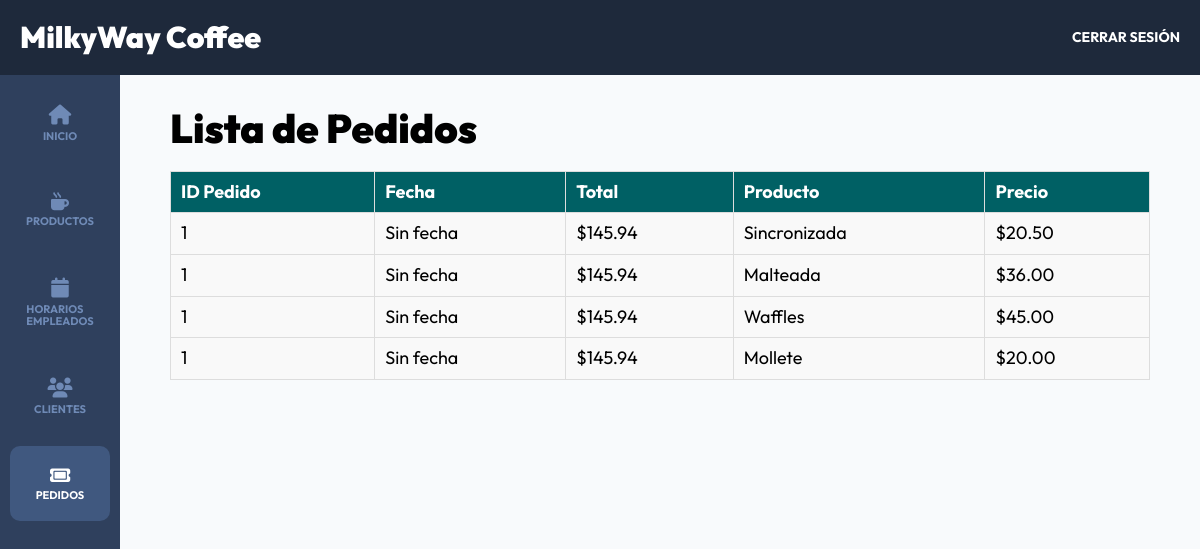
Page /admin/pedidos (signed in) on the committed database.
### tables this page shows
CREATE TABLE `ticket_productos` (
  `id` int(11) NOT NULL AUTO_INCREMENT,
  `id_ticket` int(11) DEFAULT NULL,
  `id_productos` int(11) DEFAULT NULL,
  PRIMARY KEY (`id`)
);

CREATE TABLE `tickets` (
  `id` int(11) NOT NULL AUTO_INCREMENT,
  `idcliente` int(11) NOT NULL,
  `total` decimal(10,2) NOT NULL,
  `fecha` datetime DEFAULT current_timestamp(),
  `status` varchar(20) DEFAULT 'completado',
  `order_id` varchar(45) NOT NULL,
  PRIMARY KEY (`id`)
);

CREATE TABLE `productos` (
  `id` int(11) NOT NULL AUTO_INCREMENT,
  `nombre` varchar(40) DEFAULT NULL,
  `descripcion` text DEFAULT NULL,
  `precio` decimal(10,2) DEFAULT NULL,
  `imagen` varchar(200) DEFAULT NULL,
  `stock` int(11) DEFAULT NULL,
  `categoria_id` int(11) NOT NULL,
  PRIMARY KEY (`id`)
);

### controllers/AdminPedidosController.php (called while the page is built, shortened)
<?php
class AdminPedidosController {
    public static function index(Router $router) {
        $pedidos = TicketProductos::all();
        $ticketClass = [];
        $isOdd = true;
        foreach ($pedidos as $pedido) {
            $pedido->ticket = Tickets::find($pedido->id_ticket);
            $pedido->producto = Producto::find($pedido->id_productos);
            if (!isset($ticketClass[$pedido->id_ticket])) {
                $ticketClass[$pedido->id_ticket] = $isOdd ? "odd" : "even";
                $isOdd = !$isOdd;
            }
            $pedido->rowClass = $ticketClass[$pedido->id_ticket];
        }
        $router->render('admin/pedidos/index', [
            'titulo' => 'Lista de Pedidos',
            'pedidos' => $pedidos
        ]);
    }
}

### public/index.php (called while the page is built, shortened)
<?php
$router = new Router();
$router->get('/', [PaginasController::class, 'index']);
$router->get('/login', [AuthController::class, 'login']);
$router->post('/login', [AuthController::class, 'login']);
$router->post('/logout', [AuthController::class, 'logout']);
$router->get('/registro', [AuthController::class, 'registro']);
$router->post('/registro', [AuthController::class, 'registro']);
$router->get('/olvide', [AuthController::class, 'olvide']);
$router->post('/olvide', [AuthController::class, 'olvide']);
$router->get('/recuperar', [AuthController::class, 'reestablecer']);
$router->post('/recuperar', [AuthController::class, 'reestablecer']);
$router->get('/productos', [PaginasController::class, 'productos']);
$router->post('/productos/agregar-carrito', [PaginasController::class, 'agregarCarrito']);
$router->get('/pedidos', [PaginasController::class, 'carrito']);
$router->post('/pedidos/eliminar', [PaginasController::class, 'eliminar_carrito']);
$router->post('/pedidos/agregar-orden', [PaginasController::class, 'agregarOrden']);
$router->get('/pedidos/capture-order', [PaginasController::class, 'capturarOrden']);
$router->get('/pedidos/pagar', [PaginasController::class, 'pagar']);
$router->post('/pedidos/pagar', [PaginasController::class, 'pagar']);
$router->get('/pedidos/completado', [PaginasController::class, 'completado']);
$router->get('/mensaje', [AuthController::class, 'mensaje']);
$router->get('/confirmar-cuenta', [AuthController::class, 'confirmar']);
$router->get('/admin/dashboard', [DashboardController::class, 'index']);
$router->get('/admin/productos', [ProductosController::class, 'index']);
$router->get('/admin/productos/crear', [ProductosController::class, 'crear']);
$router->post('/admin/productos/crear', [ProductosController::class, 'crear']);
$router->get('/admin/productos/editar', [ProductosController::class, 'editar']);
$router->post('/admin/productos/editar', [ProductosController::class, 'editar']);
$router->post('/admin/productos/eliminar', [ProductosController::class, 'eliminar']);
$router->get('/admin/pedidos', [AdminPedidosController::class, 'index']);
$router->get('/admin/clientes', [CLientesController::class, 'index']);
$router->get('/admin/horarios', [ProductosController::class, 'index']);
$router->get('/finalizar-registro', [RegistroController::class, 'crear']);
$router->get('/api/productos',[APIController::class,'index']);
$router->post('/api/citas',[APIController::class,'guardar']);
$router->post('/api/eliminar',[APIController::class,'eliminar']);
$router->get('/nosotros', [PaginasController::class, 'nosotros']);
$router->get('/direccion', [PaginasController::class, 'direccion']);
$router->get('/404', [PaginasController::class, 'error']);
$router->comprobarRutas();

### models/ActiveRecord.php (called while the page is built, shortened)
<?php
class ActiveRecord {
    protected static $db;
    protected static $tabla = '';
    public static function setDB($database) {
        self::$db = $database;
    }
    public static function consultarSQL($query) {
        $resultado = self::$db->query($query);
        $array = [];
        while($registro = $resultado->fetch_assoc()) {
            $array[] = static::crearObjeto($registro);
        }
        return $array;
    }
    protected static function crearObjeto($registro) {
        $objeto = new static;
        foreach($registro as $key => $value ) {
            if(property_exists( $objeto, $key  )) {
                $objeto->$key = $value;
            }
        }
        return $objeto;
    }
    public static function all($orden = 'DESC') {
        $query = "SELECT * FROM " . static::$tabla . " ORDER BY id ${orden}";
        $resultado = self::consultarSQL($query);
        return $resultado;
    }
    public static function find($id) {
        $query = "SELECT * FROM " . static::$tabla  ." WHERE id = ${id}";
        $resultado = self::consultarSQL($query);
        return array_shift( $resultado ) ;
    }
}

### views/admin/pedidos/index.php (the view)
<main class="pedidos">
    <h1 class="pedidos__titulo"><?php echo $titulo; ?></h1>
    <table class="pedidos__tabla">
        <thead class="pedidos__encabezado">
            <tr class="pedidos__fila pedidos__fila--encabezado">
                <th class="pedidos__celda pedidos__celda--encabezado">ID Pedido</th>
                <th class="pedidos__celda pedidos__celda--encabezado">Fecha</th>
                <th class="pedidos__celda pedidos__celda--encabezado">Total</th>
                <th class="pedidos__celda pedidos__celda--encabezado">Producto</th>
                <th class="pedidos__celda pedidos__celda--encabezado">Precio</th>
            </tr>
        </thead>
        <tbody class="pedidos__cuerpo">
            <?php foreach ($pedidos as $pedido): ?>
                <tr class="pedidos__fila pedidos__fila--<?php echo $pedido->rowClass; ?>">
                    <td class="pedidos__celda"><?php echo $pedido->ticket->id ?? 'N/A'; ?></td>
                    <td class="pedidos__celda"><?php echo $pedido->ticket->fecha ?? 'Sin fecha'; ?></td>
                    <td class="pedidos__celda">$<?php echo number_format($pedido->ticket->total ?? 0, 2); ?></td>
                    <td class="pedidos__celda"><?php echo $pedido->producto->nombre ?? 'Producto no encontrado'; ?></td>
                    <td class="pedidos__celda">$<?php echo number_format($pedido->producto->precio ?? 0, 2); ?></td>
                </tr>
            <?php endforeach; ?>
        </tbody>
    </table>
</main>

### public/build/css/app.css (style rules this page uses)
html { line-height: 1.15; -webkit-text-size-adjust: 100%; }
body { margin: 0; }
main { display: block; }
h1 { font-size: 2em; margin: 0.67em 0; }
html { font-size: 62.5%; box-sizing: border-box; height: 100%; }
*, *:before, *:after { box-sizing: inherit; }
body { font-family: "Outfit", sans-serif; font-size: 1.8rem; }
h1, h2, h3 { font-family: "Outfit", sans-serif; font-weight: 900; margin: 2rem 0; }
h1 { font-size: 4rem; }
.dashboard { height: 100%; display: flex; flex-direction: column; background-color: #F8FAFC; }
.pedidos__tabla { width: 100%; border-collapse: collapse; text-align: left; }
.pedidos__tabla th, .pedidos__tabla td { padding: 10px; border: 1px solid #ddd; }
.pedidos__fila--odd { background-color: #f9f9f9; }
.pedidos__encabezado { background-color: #006064; color: #fff; }
.pedidos__encabezado th { font-weight: bold; }

### rows in the picture
ticket_productos: id_ticket "1", fecha "Sin fecha", id_ticket.total "145.94", id_productos.nombre "Sincronizada", id_productos.precio "20.50"
ticket_productos: id_ticket "1", fecha "Sin fecha", id_ticket.total "145.94", id_productos.nombre "Malteada", id_productos.precio "36.00"
ticket_productos: id_ticket "1", fecha "Sin fecha", id_ticket.total "145.94", id_productos.nombre "Waffles", id_productos.precio "45.00"
ticket_productos: id_ticket "1", fecha "Sin fecha", id_ticket.total "145.94", id_productos.nombre "Mollete", id_productos.precio "20.00"

### other values in the picture
$titulo "Lista de Pedidos"
